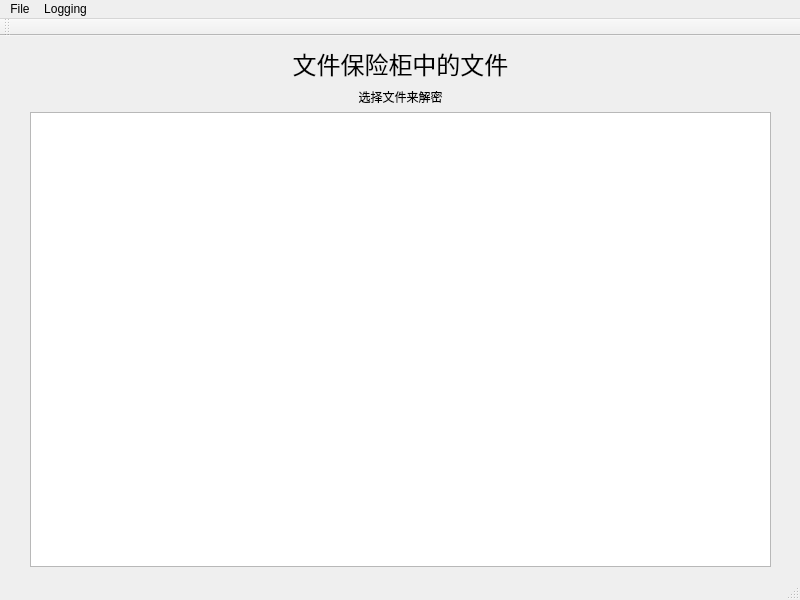
<?xml version="1.0" encoding="UTF-8"?>
<ui version="4.0">
 <class>MainWindow</class>
 <widget class="QMainWindow" name="MainWindow">
  <property name="geometry">
   <rect>
    <x>0</x>
    <y>0</y>
    <width>800</width>
    <height>600</height>
   </rect>
  </property>
  <property name="windowTitle">
   <string>文件保险柜</string>
  </property>
  <widget class="QWidget" name="centralwidget">
   <widget class="QWidget" name="">
    <property name="geometry">
     <rect>
      <x>30</x>
      <y>10</y>
      <width>741</width>
      <height>521</height>
     </rect>
    </property>
    <layout class="QVBoxLayout" name="verticalLayout">
     <item>
      <widget class="QLabel" name="label">
       <property name="font">
        <font>
         <family>Songti SC</family>
         <pointsize>18</pointsize>
        </font>
       </property>
       <property name="text">
        <string>文件保险柜中的文件</string>
       </property>
       <property name="alignment">
        <set>Qt::AlignCenter</set>
       </property>
      </widget>
     </item>
     <item>
      <widget class="QLabel" name="label_2">
       <property name="font">
        <font>
         <family>Songti SC</family>
        </font>
       </property>
       <property name="text">
        <string>选择文件来解密</string>
       </property>
       <property name="alignment">
        <set>Qt::AlignCenter</set>
       </property>
      </widget>
     </item>
     <item>
      <widget class="QListWidget" name="listWidget"/>
     </item>
    </layout>
   </widget>
  </widget>
  <widget class="QMenuBar" name="menubar">
   <property name="geometry">
    <rect>
     <x>0</x>
     <y>0</y>
     <width>800</width>
     <height>22</height>
    </rect>
   </property>
   <widget class="QMenu" name="menu">
    <property name="title">
     <string>File</string>
    </property>
    <addaction name="actionEncrypt_file"/>
    <addaction name="actionDecrypt_file"/>
    <addaction name="separator"/>
    <addaction name="actionClose"/>
   </widget>
   <widget class="QMenu" name="menuLogging">
    <property name="title">
     <string>Logging</string>
    </property>
    <addaction name="actionOpen_the_log"/>
    <addaction name="actionClear_the_log"/>
   </widget>
   <addaction name="menu"/>
   <addaction name="menuLogging"/>
  </widget>
  <widget class="QStatusBar" name="statusbar"/>
  <widget class="QToolBar" name="toolBar">
   <property name="windowTitle">
    <string>toolBar</string>
   </property>
   <attribute name="toolBarArea">
    <enum>TopToolBarArea</enum>
   </attribute>
   <attribute name="toolBarBreak">
    <bool>false</bool>
   </attribute>
  </widget>
  <action name="actionEncrypt_file">
   <property name="text">
    <string>Encrypt file</string>
   </property>
  </action>
  <action name="actionDecrypt_file">
   <property name="text">
    <string>Decrypt file</string>
   </property>
  </action>
  <action name="actionClose">
   <property name="text">
    <string>Close</string>
   </property>
  </action>
  <action name="actionOpen_the_log">
   <property name="text">
    <string>Open the log</string>
   </property>
  </action>
  <action name="actionClear_the_log">
   <property name="text">
    <string>Clear the log</string>
   </property>
  </action>
 </widget>
 <resources/>
 <connections/>
</ui>
